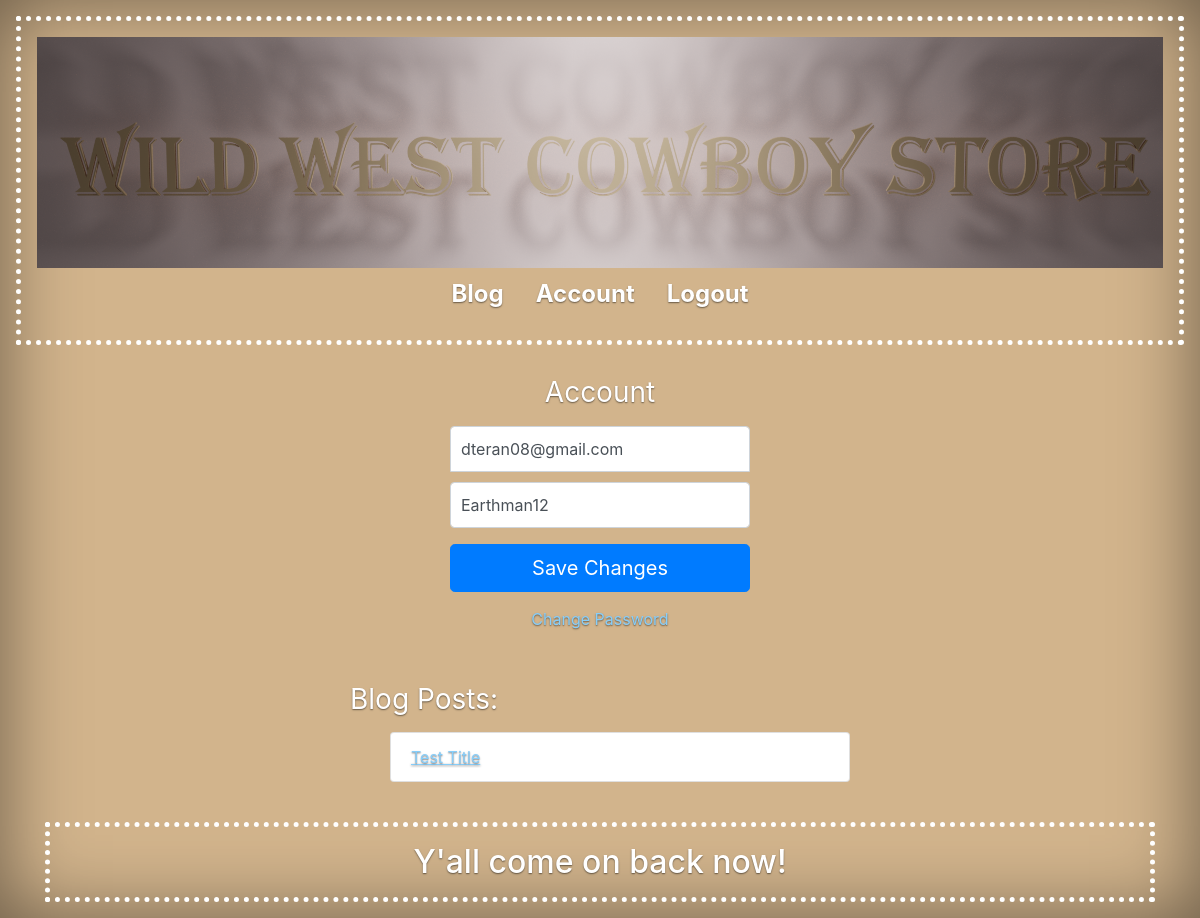
The app's page /account/ (signed in) with its own data.
### account/models.py (models this page shows, shortened)
class Account(AbstractBaseUser):
    email = models.EmailField(verbose_name="email", max_length=70, unique=True)
    username = models.CharField(verbose_name="username", max_length=40, unique=True)
    first_name = models.CharField(verbose_name="first_name", max_length=30)
    last_name = models.CharField(verbose_name="last_name", max_length=30)
    date_joined = models.DateField(verbose_name="date_joined", auto_now_add=True)
    last_login = models.DateField(verbose_name="last_login", auto_now_add=True)
    is_admin = models.BooleanField(default=False)
    is_active = models.BooleanField(default=True)
    is_staff = models.BooleanField(default=False)
    is_superuser = models.BooleanField(default=False)
    USERNAME_FIELD = 'email'
    REQUIRED_FIELDS = ['username', 'first_name', 'last_name']
    objects = MyAccountManager()

### blog/models.py (models this page shows)
class BlogPost(models.Model):
    title = models.CharField(max_length = 60, null = False, blank = False) #null and false are False because it cant have a null or a blank title i.e. title is required
    body = models.TextField(max_length = 2500, null = False, blank = False)
    image = models.ImageField(upload_to = upload_location, null = False, blank = False)#This cant be used unless Pillow library is used
    date_published = models.DateTimeField(auto_now_add = True, verbose_name = "date published")#auto_now_add inserts a time stamp as soon as object is created
    date_updated = models.DateTimeField(auto_now = True, verbose_name = "date updated")#auto_now makes it so this time stamp only changes when the object changes/is updated
    author = models.ForeignKey(settings.AUTH_USER_MODEL, on_delete = models.CASCADE)#Use a foreign key relationship to tie this field to the 'account' table. 'on_delete' defines what happens if the blog post is deleted. models.CASCADE means delete anything that is associated with this blog post
    slug = models.SlugField(blank = True, unique = True)#A slug is a URL, can't be any other URL that has the same one so it has to be 'unique'
    def __str__(self):
        return self.title

### account/views.py (the view)
# urls.py: path('account/', account_view, name = "account"),
def account_view(request):
    if not request.user.is_authenticated:
        return redirect("login")
    context = {}
    if request.POST:
        form = AccountUpdateForm(request.POST, instance=request.user)
        if form.is_valid():
            form.initial = {
                "email" : request.POST['email'],
                "username" : request.POST['username'],
            }
            form.save()
            context['success_message'] = "You're updated Partner!"
    else:
        form = AccountUpdateForm(
            initial = {
                "email": request.user.email,
                "username": request.user.username,
            }
        )
    context['account_form'] = form
    blog_posts = BlogPost.objects.filter(author = request.user)
    context['blog_posts'] = blog_posts
    return render(request, 'account/account.html', context)

### account/forms.py (shortened to what this page needs)
class AccountUpdateForm(forms.ModelForm):
    class Meta:
        model= Account
        fields = ('email', 'username')

### account/templates/account/account.html (shortened to what this page needs)
{% extends 'base.html' %}
{% block content %}
<form class="form-signin" method = "POST">
    <h1 class="h3 mb-3 font-weight-normal">Account</h1>
    <input type="email" name = "email" id="inputEmail" class="form-control" placeholder="Email address" required autofocus value = "{{account_form.initial.email}}">
    <input type="text" name = "username" id="inputUsername" class="form-control" placeholder="Username" required value = "{{account_form.initial.username}}">
    <button class="btn btn-lg btn-primary btn-block" type="submit">Save Changes</button>
</form>
<div class = "d-flex flex-column">
    <a class = "m-auto" href = "{% url 'password_change' %}">Change Password</a>
</div>
<div class = "container mt-4 p-4">
    <div class = "row">
        <div class = "blog-posts">
            <h3 class = "mb-3 font-weight-normal">Blog Posts:</h3>
            {% if blog_posts %}
            <ul>
                {% for post in blog_posts %}
                    <a href = "{% url 'blog:detail' post.slug %}" style = "text-decoration: underline;">
                        <li class = "list-group-item">{{post}}</li>
                    </a>
                {% endfor %}
            </ul>
            {% else %}
            <p>You ain't got any blog posts partner! Go <a href = "{% url 'blog:create' %}">here</a> to create a post.</p>
            {% endif %}
        </div>
    </div>
</div>
{% endblock content %}

### templates/snippets/header.html (style rules this page uses)
a { color: lightskyblue; border-bottom: .25rem solid transparent; }
body { color: #fff; text-shadow: 0 .05rem .1rem rgba(0, 0, 0, .5); box-shadow: inset 0 0 5rem rgba(0, 0, 0, .5); }

### templates/snippets/base_css.html (style rules this page uses)
body { background-color: tan; }

### account/templates/account/account.html (style rules this page uses)
.form-signin { width: 100%; max-width: 330px; padding: 15px; margin: auto; }
.form-signin .form-control { position: relative; box-sizing: border-box; height: auto; padding: 10px; font-size: 16px; }
.form-signin input[type="email"] { margin-bottom: 10px; border-bottom-right-radius: 0; border-bottom-left-radius: 0; }
.h3 { text-align: center; }
.blog-posts { max-width: 500px; width: 100%; margin: auto; }

### records on screen
Account: email "dteran08@gmail.com", username "Earthman12"
BlogPost: title "Test Title"
